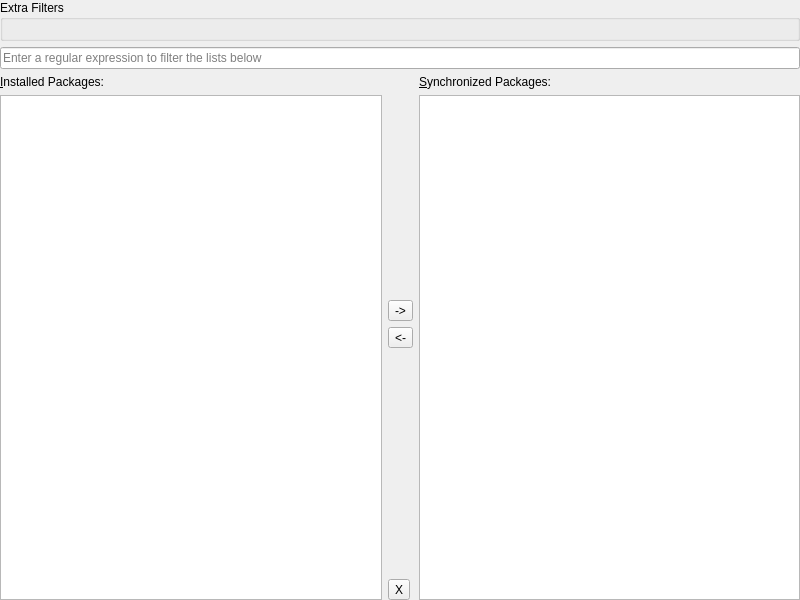
<?xml version="1.0" encoding="UTF-8"?>
<ui version="4.0">
 <class>EditPackagesWidget</class>
 <widget class="QWidget" name="EditPackagesWidget">
  <property name="geometry">
   <rect>
    <x>0</x>
    <y>0</y>
    <width>800</width>
    <height>600</height>
   </rect>
  </property>
  <property name="windowTitle">
   <string>Edit Synchronized Packages</string>
  </property>
  <property name="sizeGripEnabled" stdset="0">
   <bool>true</bool>
  </property>
  <layout class="QVBoxLayout" name="verticalLayout_4" stretch="0,0,1">
   <property name="leftMargin">
    <number>0</number>
   </property>
   <property name="topMargin">
    <number>0</number>
   </property>
   <property name="rightMargin">
    <number>0</number>
   </property>
   <property name="bottomMargin">
    <number>0</number>
   </property>
   <item>
    <widget class="QGroupBox" name="groupBox">
     <property name="title">
      <string>Extra Filters</string>
     </property>
     <layout class="QVBoxLayout" name="checkLayout"/>
    </widget>
   </item>
   <item>
    <widget class="QLineEdit" name="regexEdit">
     <property name="placeholderText">
      <string>Enter a regular expression to filter the lists below</string>
     </property>
     <property name="clearButtonEnabled">
      <bool>true</bool>
     </property>
    </widget>
   </item>
   <item>
    <layout class="QHBoxLayout" name="horizontalLayout">
     <item>
      <layout class="QVBoxLayout" name="verticalLayout_3">
       <item>
        <widget class="QLabel" name="label">
         <property name="text">
          <string>&amp;Installed Packages:</string>
         </property>
         <property name="buddy">
          <cstring>localPackageListView</cstring>
         </property>
        </widget>
       </item>
       <item>
        <widget class="QListView" name="localPackageListView">
         <property name="editTriggers">
          <set>QAbstractItemView::NoEditTriggers</set>
         </property>
         <property name="alternatingRowColors">
          <bool>true</bool>
         </property>
         <property name="selectionMode">
          <enum>QAbstractItemView::MultiSelection</enum>
         </property>
        </widget>
       </item>
      </layout>
     </item>
     <item>
      <layout class="QVBoxLayout" name="verticalLayout">
       <item>
        <spacer name="verticalSpacer">
         <property name="orientation">
          <enum>Qt::Vertical</enum>
         </property>
         <property name="sizeHint" stdset="0">
          <size>
           <width>20</width>
           <height>40</height>
          </size>
         </property>
        </spacer>
       </item>
       <item>
        <widget class="QToolButton" name="addButton">
         <property name="toolTip">
          <string>Add packages to sync list (Ctrl+Right)</string>
         </property>
         <property name="text">
          <string>-&gt;</string>
         </property>
         <property name="icon">
          <iconset theme="go-next">
           <normaloff>.</normaloff>.</iconset>
         </property>
         <property name="shortcut">
          <string>Ctrl+Right</string>
         </property>
        </widget>
       </item>
       <item>
        <widget class="QToolButton" name="removeButton">
         <property name="toolTip">
          <string>Remove packages from sync list (Ctrl+Left)</string>
         </property>
         <property name="text">
          <string>&lt;-</string>
         </property>
         <property name="icon">
          <iconset theme="go-previous">
           <normaloff>.</normaloff>.</iconset>
         </property>
         <property name="shortcut">
          <string>Ctrl+Left</string>
         </property>
        </widget>
       </item>
       <item>
        <spacer name="verticalSpacer_2">
         <property name="orientation">
          <enum>Qt::Vertical</enum>
         </property>
         <property name="sizeHint" stdset="0">
          <size>
           <width>20</width>
           <height>40</height>
          </size>
         </property>
        </spacer>
       </item>
       <item>
        <widget class="QToolButton" name="clearAllButton">
         <property name="toolTip">
          <string>Clear all selections (Esc)</string>
         </property>
         <property name="text">
          <string>X</string>
         </property>
         <property name="icon">
          <iconset theme="edit-clear-all-symbolic">
           <normaloff>.</normaloff>.</iconset>
         </property>
         <property name="shortcut">
          <string>Esc</string>
         </property>
        </widget>
       </item>
      </layout>
     </item>
     <item>
      <layout class="QVBoxLayout" name="verticalLayout_2">
       <item>
        <widget class="QLabel" name="label_2">
         <property name="text">
          <string>&amp;Synchronized Packages:</string>
         </property>
         <property name="buddy">
          <cstring>dbPackageListView</cstring>
         </property>
        </widget>
       </item>
       <item>
        <widget class="QListView" name="dbPackageListView">
         <property name="editTriggers">
          <set>QAbstractItemView::NoEditTriggers</set>
         </property>
         <property name="alternatingRowColors">
          <bool>true</bool>
         </property>
         <property name="selectionMode">
          <enum>QAbstractItemView::MultiSelection</enum>
         </property>
        </widget>
       </item>
      </layout>
     </item>
    </layout>
   </item>
  </layout>
 </widget>
 <tabstops>
  <tabstop>regexEdit</tabstop>
  <tabstop>localPackageListView</tabstop>
  <tabstop>dbPackageListView</tabstop>
  <tabstop>addButton</tabstop>
  <tabstop>removeButton</tabstop>
  <tabstop>clearAllButton</tabstop>
 </tabstops>
 <resources/>
 <connections/>
</ui>
